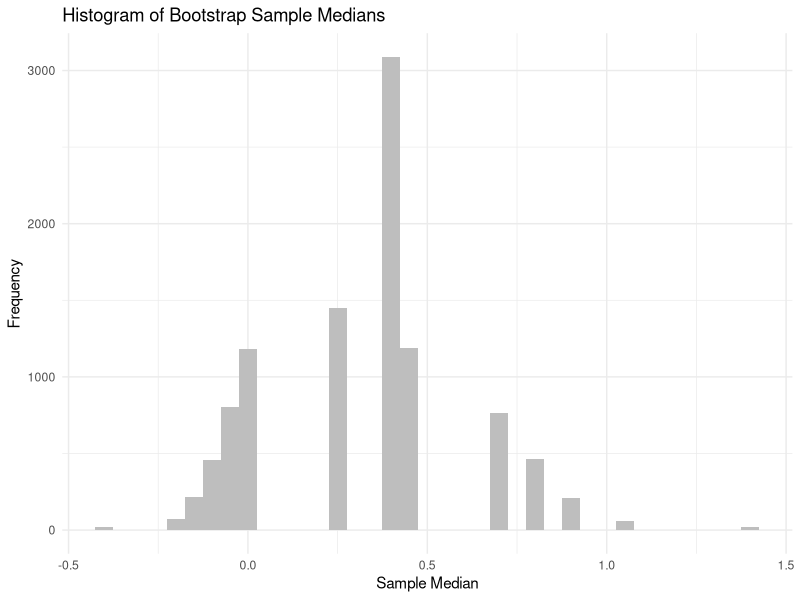

Write the R code that produced this figure.
#Page 841

library(ggplot2)

yi <- c(-2.46, -2.11, -1.23, -0.99, -0.42, -0.39, -0.21, -0.15, -0.10, -0.07,
        -0.02, 0.27, 0.40, 0.42, 0.44, 0.70, 0.81, 0.88, 1.07, 1.39,
        1.40, 1.47, 1.62, 1.64, 1.76)
theta_hat <- 0.40

v <- 10000

bootstrap_median <- function(data, n) {
  sample_medians <- numeric(n)
  for (i in 1:n) {
    bootstrap_sample <- sample(data, length(data), replace = TRUE)
    sample_medians[i] <- median(bootstrap_sample)
  }
  return(sample_medians)
}

bootstrap_medians <- bootstrap_median(yi, v)

squared_errors <- (bootstrap_medians - theta_hat)^2

mse <- mean(squared_errors)

sample_variance <- var(squared_errors)

simulation_se <- sqrt(sample_variance / v)

df <- data.frame(medians = bootstrap_medians)
ggplot(df, aes(x = medians)) +
  geom_histogram(binwidth = 0.05, fill = "grey") +
  labs(
    title = "Histogram of Bootstrap Sample Medians",
    x = "Sample Median",
    y = "Frequency"
  ) +
  theme_minimal()

cat("M.S.E. of the sample median:", signif(mse,3), "\n")
cat("Sample variance of the squared errors:", signif(sample_variance,3), "\n")
cat("Simulation standard error:", format(simulation_se,scientific = TRUE,digits = 4), "\n")
#The answer may be different due to randomization in the problem
